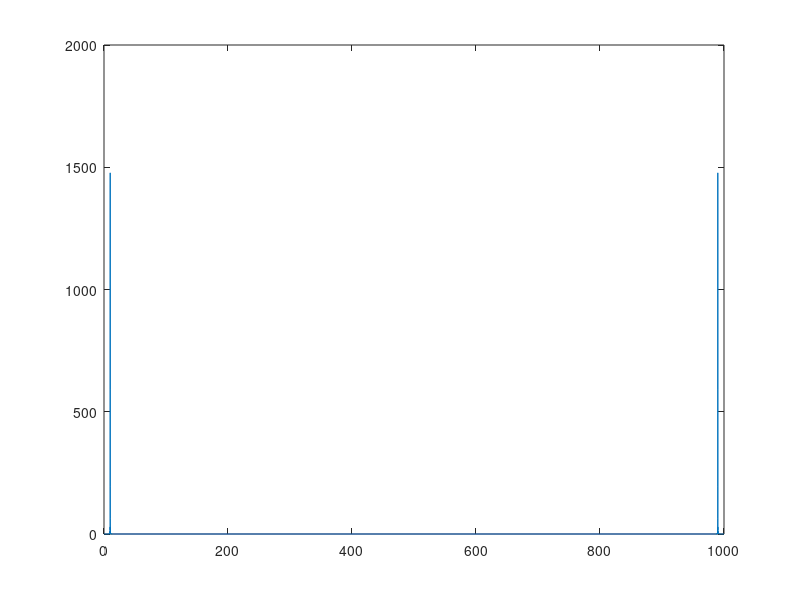

The MATLAB source for this figure:
fs=1000;
t=0:1/fs:10-1/fs;
x=sin(2*pi*10*t);
m=length(x);
n=pow2(nextpow2(m));
y=fft(x,n);
f=(0:n-1)*(fs/n);
power=y.*conj(y)/n;
plot(f,power);
